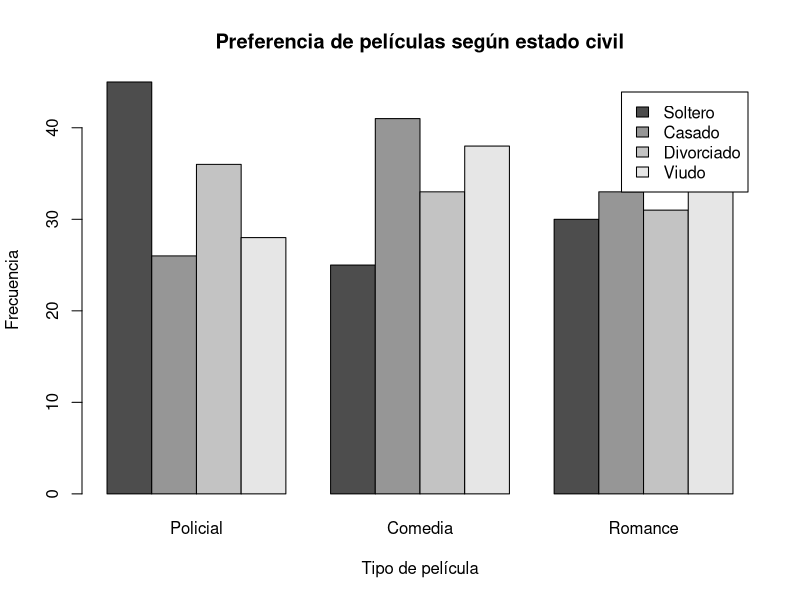
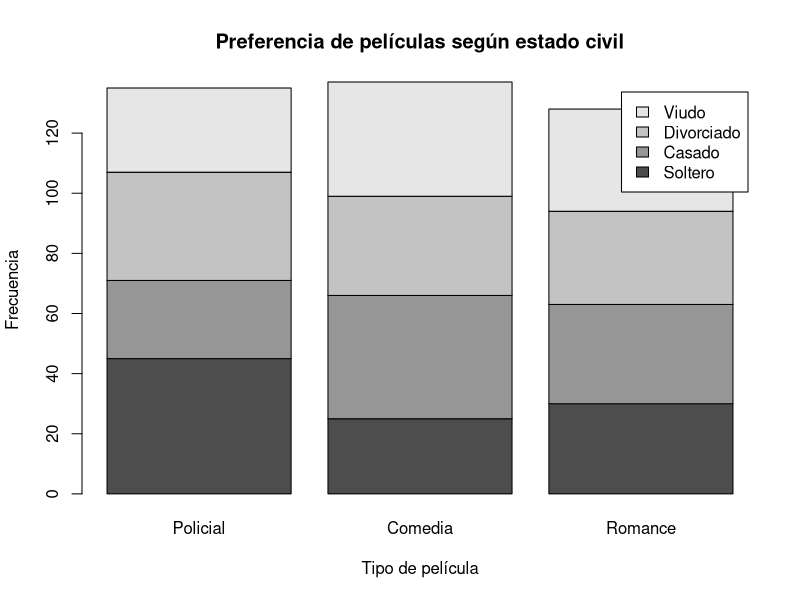
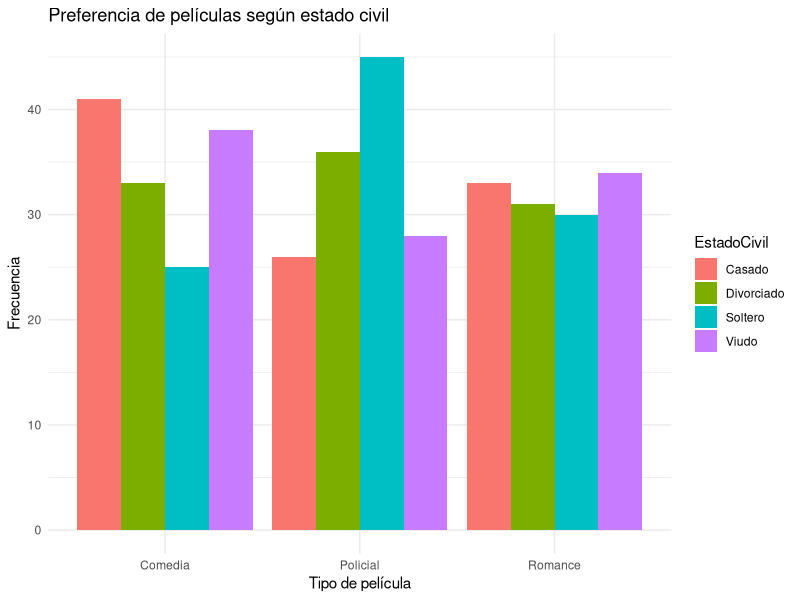

Recreate these plots in R, in order.
## ---- chunk 1


tabla <- matrix(
  c(45, 25, 30,
    26, 41, 33,
    36, 33, 31,
    28, 38, 34),
  nrow = 4,
  byrow = TRUE
)

rownames(tabla) <- c("Soltero", "Casado", "Divorciado", "Viudo")
colnames(tabla) <- c("Policial", "Comedia", "Romance")

tabla
## ---- chunk 2
# Totales por fila
rowSums(tabla)

# Totales por columna
colSums(tabla)

# Total general
sum(tabla)

# Proporciones por fila
prop.table(tabla, margin = 1)

# Proporciones por columna
prop.table(tabla, margin = 2)

# Proporciones sobre el total
prop.table(tabla)
## ---- chunk 3
# Gráfico de barras agrupadas
barplot(tabla,
        beside = TRUE,
        legend.text = TRUE,
        main = "Preferencia de películas según estado civil",
        xlab = "Tipo de película",
        ylab = "Frecuencia")

# Gráfico de barras apiladas
barplot(tabla,
        beside = FALSE,
        legend.text = TRUE,
        main = "Preferencia de películas según estado civil",
        xlab = "Tipo de película",
        ylab = "Frecuencia")
## ---- chunk 4
library(tidyverse)

datos <- data.frame(
  EstadoCivil = rep(c("Soltero", "Casado", "Divorciado", "Viudo"), each = 3),
  Pelicula = rep(c("Policial", "Comedia", "Romance"), times = 4),
  Frecuencia = c(
    45, 25, 30,
    26, 41, 33,
    36, 33, 31,
    28, 38, 34
  )
)

datos
## ---- chunk 5
datos %>%
  group_by(EstadoCivil) %>%
  summarise(Total = sum(Frecuencia))
## ---- chunk 6
datos %>%
  group_by(Pelicula) %>%
  summarise(Total = sum(Frecuencia))
## ---- chunk 7
datos %>%
  summarise(Total = sum(Frecuencia))
## ---- chunk 8
datos %>%
  group_by(EstadoCivil) %>%
  mutate(Proporcion = Frecuencia / sum(Frecuencia))
## ---- chunk 9
ggplot(datos,
       aes(x = Pelicula,
           y = Frecuencia,
           fill = EstadoCivil)) +
  geom_col(position = "dodge") +
  labs(
    title = "Preferencia de películas según estado civil",
    x = "Tipo de película",
    y = "Frecuencia"
  ) +
  theme_minimal()
